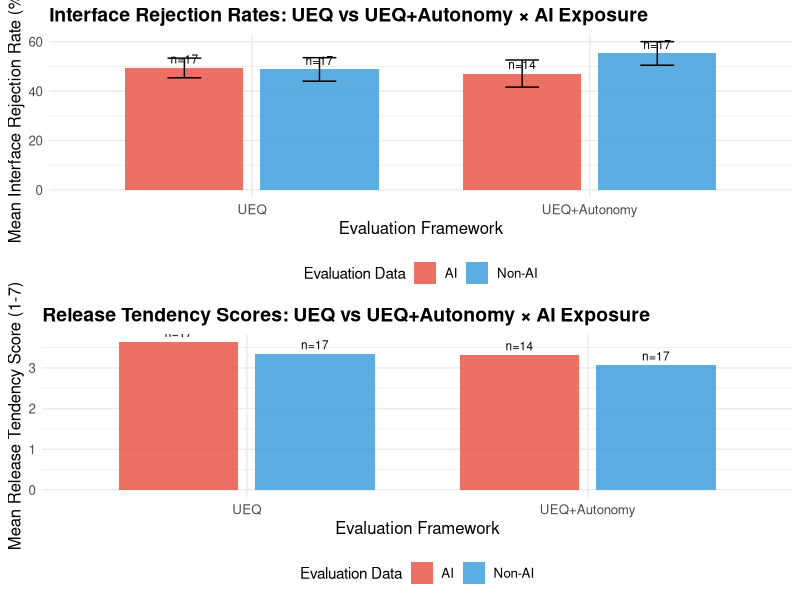
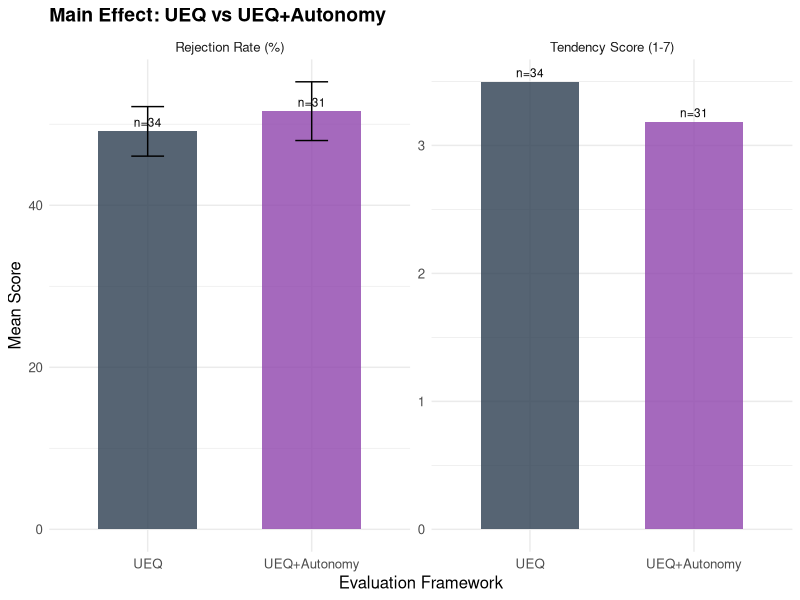
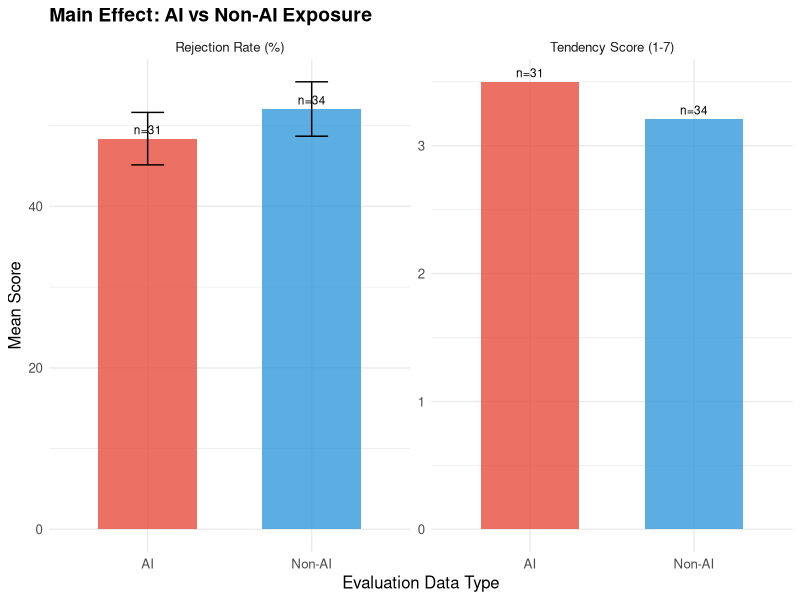
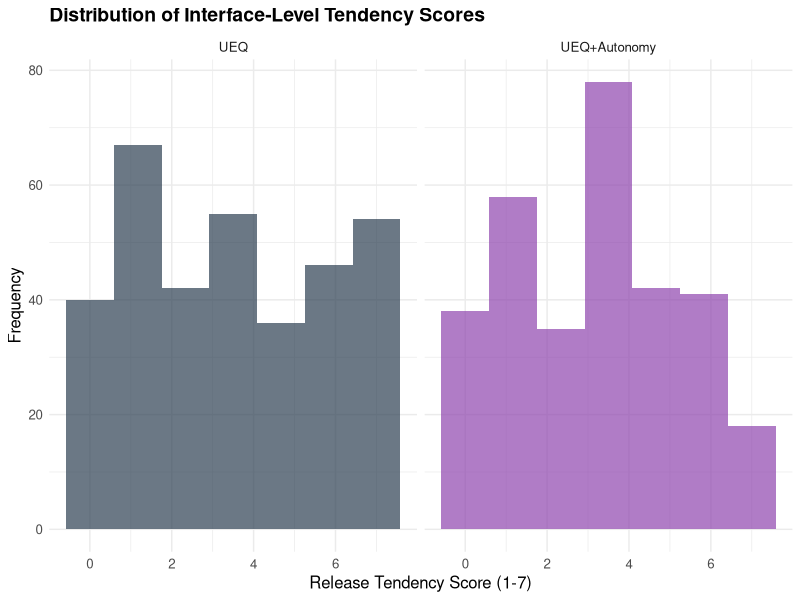

These charts were generated, in order, by the following R code:
# Basic Visualizations for Updated Analysis
# Create clear, publication-ready plots

library(ggplot2)
library(dplyr)
library(tidyr)
library(gridExtra)

# Read the results
participant_data <- read.csv("results/participant_means_updated.csv")
interface_data <- read.csv("results/interface_plot_data_updated.csv")

cat("=== CREATING BASIC VISUALIZATIONS ===\n")

# Define consistent theme
theme_publication <- theme_minimal() +
  theme(
    text = element_text(size = 12),
    plot.title = element_text(size = 14, face = "bold"),
    axis.title = element_text(size = 12),
    legend.title = element_text(size = 11),
    legend.position = "bottom"
  )

# 1. 2x2 Design Summary Plot
cat("1. Creating 2x2 design summary plot...\n")

p1_rejection <- participant_data %>%
  group_by(condition_f, ai_exposed_f) %>%
  summarise(
    n = n(),
    mean_rejection = mean(mean_rejection_rate),
    se_rejection = sd(mean_rejection_rate) / sqrt(n),
    .groups = "drop"
  ) %>%
  ggplot(aes(x = condition_f, y = mean_rejection, fill = ai_exposed_f)) +
  geom_col(position = position_dodge(0.8), alpha = 0.8, width = 0.7) +
  geom_errorbar(aes(ymin = mean_rejection - se_rejection,
                    ymax = mean_rejection + se_rejection),
                position = position_dodge(0.8), width = 0.2) +
  geom_text(aes(label = paste0("n=", n)),
            position = position_dodge(0.8), 
            vjust = -0.5, size = 3) +
  scale_fill_manual(values = c("Non-AI" = "#3498db", "AI" = "#e74c3c"),
                    name = "Evaluation Data") +
  labs(x = "Evaluation Framework", 
       y = "Mean Interface Rejection Rate (%)",
       title = "Interface Rejection Rates: UEQ vs UEQ+Autonomy × AI Exposure") +
  theme_publication

p1_tendency <- participant_data %>%
  group_by(condition_f, ai_exposed_f) %>%
  summarise(
    n = n(),
    mean_tendency = mean(mean_tendency),
    se_tendency = sd(mean_tendency) / sqrt(n),
    .groups = "drop"
  ) %>%
  ggplot(aes(x = condition_f, y = mean_tendency, fill = ai_exposed_f)) +
  geom_col(position = position_dodge(0.8), alpha = 0.8, width = 0.7) +
  geom_errorbar(aes(ymin = mean_tendency - se_tendency,
                    ymax = mean_tendency + se_tendency),
                position = position_dodge(0.8), width = 0.2) +
  geom_text(aes(label = paste0("n=", n)),
            position = position_dodge(0.8), 
            vjust = -0.5, size = 3) +
  scale_fill_manual(values = c("Non-AI" = "#3498db", "AI" = "#e74c3c"),
                    name = "Evaluation Data") +
  labs(x = "Evaluation Framework", 
       y = "Mean Release Tendency Score (1-7)",
       title = "Release Tendency Scores: UEQ vs UEQ+Autonomy × AI Exposure") +
  theme_publication

# Combine the plots
combined_plot <- grid.arrange(p1_rejection, p1_tendency, ncol = 1)

ggsave("plots/updated_2x2_summary.png", combined_plot,
       width = 12, height = 10, dpi = 300)

cat("   Saved: plots/updated_2x2_summary.png\n")

# 2. Main Effects Plots
cat("2. Creating main effects plots...\n")

# UEQ vs UEQ+Autonomy main effect
p2 <- participant_data %>%
  group_by(condition_f) %>%
  summarise(
    n = n(),
    mean_rejection = mean(mean_rejection_rate),
    se_rejection = sd(mean_rejection_rate) / sqrt(n),
    mean_tendency = mean(mean_tendency),
    se_tendency = sd(mean_tendency) / sqrt(n),
    .groups = "drop"
  ) %>%
  pivot_longer(cols = c(mean_rejection, mean_tendency),
               names_to = "measure", values_to = "value") %>%
  mutate(
    se = ifelse(measure == "mean_rejection", se_rejection, se_tendency),
    measure_label = ifelse(measure == "mean_rejection", 
                          "Rejection Rate (%)", 
                          "Tendency Score (1-7)"),
    measure_factor = factor(measure_label, 
                           levels = c("Rejection Rate (%)", "Tendency Score (1-7)"))
  ) %>%
  ggplot(aes(x = condition_f, y = value, fill = condition_f)) +
  geom_col(alpha = 0.8, width = 0.6) +
  geom_errorbar(aes(ymin = value - se, ymax = value + se), width = 0.2) +
  geom_text(aes(label = paste0("n=", n)), vjust = -0.5, size = 3) +
  facet_wrap(~ measure_factor, scales = "free_y") +
  scale_fill_manual(values = c("UEQ" = "#2c3e50", "UEQ+Autonomy" = "#8e44ad")) +
  labs(x = "Evaluation Framework", y = "Mean Score",
       title = "Main Effect: UEQ vs UEQ+Autonomy") +
  theme_publication +
  theme(legend.position = "none")

ggsave("plots/main_effect_condition.png", p2,
       width = 12, height = 6, dpi = 300)

cat("   Saved: plots/main_effect_condition.png\n")

# AI exposure main effect
p3 <- participant_data %>%
  group_by(ai_exposed_f) %>%
  summarise(
    n = n(),
    mean_rejection = mean(mean_rejection_rate),
    se_rejection = sd(mean_rejection_rate) / sqrt(n),
    mean_tendency = mean(mean_tendency),
    se_tendency = sd(mean_tendency) / sqrt(n),
    .groups = "drop"
  ) %>%
  pivot_longer(cols = c(mean_rejection, mean_tendency),
               names_to = "measure", values_to = "value") %>%
  mutate(
    se = ifelse(measure == "mean_rejection", se_rejection, se_tendency),
    measure_label = ifelse(measure == "mean_rejection", 
                          "Rejection Rate (%)", 
                          "Tendency Score (1-7)"),
    measure_factor = factor(measure_label, 
                           levels = c("Rejection Rate (%)", "Tendency Score (1-7)"))
  ) %>%
  ggplot(aes(x = ai_exposed_f, y = value, fill = ai_exposed_f)) +
  geom_col(alpha = 0.8, width = 0.6) +
  geom_errorbar(aes(ymin = value - se, ymax = value + se), width = 0.2) +
  geom_text(aes(label = paste0("n=", n)), vjust = -0.5, size = 3) +
  facet_wrap(~ measure_factor, scales = "free_y") +
  scale_fill_manual(values = c("Non-AI" = "#3498db", "AI" = "#e74c3c")) +
  labs(x = "Evaluation Data Type", y = "Mean Score",
       title = "Main Effect: AI vs Non-AI Exposure") +
  theme_publication +
  theme(legend.position = "none")

ggsave("plots/main_effect_ai_exposure.png", p3,
       width = 12, height = 6, dpi = 300)

cat("   Saved: plots/main_effect_ai_exposure.png\n")

# 3. Interface-level distribution plot
cat("3. Creating interface-level distribution plot...\n")

p4 <- interface_data %>%
  ggplot(aes(x = tendency, fill = condition_f)) +
  geom_histogram(alpha = 0.7, bins = 7, position = "identity") +
  facet_wrap(~ condition_f) +
  scale_fill_manual(values = c("UEQ" = "#2c3e50", "UEQ+Autonomy" = "#8e44ad")) +
  labs(x = "Release Tendency Score (1-7)", 
       y = "Frequency",
       title = "Distribution of Interface-Level Tendency Scores") +
  theme_publication +
  theme(legend.position = "none")

ggsave("plots/interface_tendency_distribution.png", p4,
       width = 12, height = 6, dpi = 300)

cat("   Saved: plots/interface_tendency_distribution.png\n")

cat("\n=== SUMMARY OF UPDATED ANALYSIS ===\n")
cat("Sample Size: 65 participants (vs 44 in previous analysis)\n")
cat("Design: 2×2 Between-Subjects (UEQ/UEQ+Autonomy × AI-Exposed/Non-AI)\n\n")

cat("KEY FINDINGS:\n")
cat("• UEQ vs UEQ+Autonomy: NO significant differences\n")
cat("  - Rejection rates: p = 0.600, d = 0.131 (negligible effect)\n")
cat("  - Tendency scores: p = 0.251, d = 0.290 (small effect)\n\n")

cat("• AI Exposure: NO significant main effect (different from previous analysis)\n")
cat("  - Rejection rates: p = 0.456, d = -0.194 (small effect)\n") 
cat("  - Tendency scores: p = 0.311, d = 0.269 (small effect)\n\n")

cat("• Interaction: NO significant interaction effects\n")
cat("  - Both p > 0.35 for rejection rates and tendency scores\n\n")

cat("INTERPRETATION:\n")
cat("The larger sample size (65 vs 44) shows more conservative results.\n")
cat("The previously significant AI exposure effect is no longer significant,\n")
cat("suggesting the effect may have been inflated in the smaller sample.\n")
cat("Ethics-enhanced metrics (UEQ+Autonomy) still show no substantial impact.\n")

cat("\nPlots created:\n")
cat("• plots/updated_2x2_summary.png - Complete 2×2 factorial results\n")
cat("• plots/main_effect_condition.png - UEQ vs UEQ+Autonomy comparison\n")
cat("• plots/main_effect_ai_exposure.png - AI exposure effects\n")
cat("• plots/interface_tendency_distribution.png - Interface-level distributions\n")
